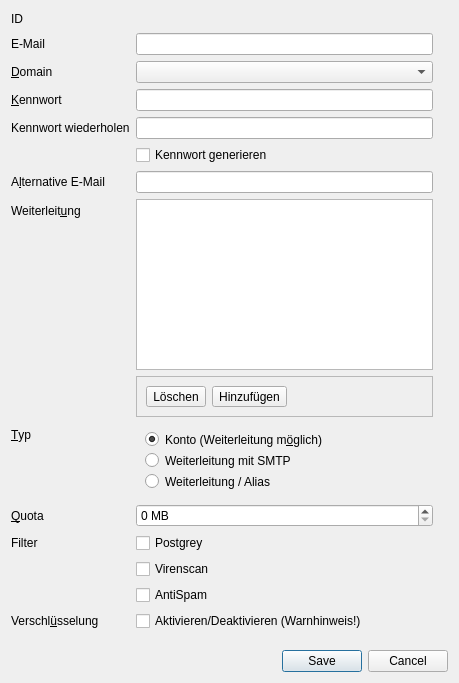
<?xml version="1.0" encoding="UTF-8"?>
<ui version="4.0">
 <class>MailForm</class>
 <widget class="QDialog" name="MailForm">
  <property name="windowModality">
   <enum>Qt::ApplicationModal</enum>
  </property>
  <property name="geometry">
   <rect>
    <x>0</x>
    <y>0</y>
    <width>459</width>
    <height>683</height>
   </rect>
  </property>
  <property name="windowTitle">
   <string>Mail-Kontoeditor</string>
  </property>
  <property name="windowIcon">
   <iconset resource="../res/logos.qrc">
    <normaloff>:/logo/fls_logo_60.png</normaloff>:/logo/fls_logo_60.png</iconset>
  </property>
  <property name="locale">
   <locale language="German" country="Germany"/>
  </property>
  <property name="modal">
   <bool>true</bool>
  </property>
  <layout class="QVBoxLayout" name="verticalLayout_2">
   <item>
    <widget class="QScrollArea" name="scrollArea">
     <property name="frameShape">
      <enum>QFrame::NoFrame</enum>
     </property>
     <property name="frameShadow">
      <enum>QFrame::Plain</enum>
     </property>
     <property name="lineWidth">
      <number>0</number>
     </property>
     <widget class="QWidget" name="scrollAreaWidgetContents">
      <property name="geometry">
       <rect>
        <x>0</x>
        <y>0</y>
        <width>428</width>
        <height>620</height>
       </rect>
      </property>
      <layout class="QFormLayout" name="formLayout_2">
       <property name="leftMargin">
        <number>0</number>
       </property>
       <property name="topMargin">
        <number>0</number>
       </property>
       <property name="rightMargin">
        <number>6</number>
       </property>
       <property name="bottomMargin">
        <number>0</number>
       </property>
       <item row="0" column="0">
        <widget class="QLabel" name="labID">
         <property name="frameShape">
          <enum>QFrame::NoFrame</enum>
         </property>
         <property name="frameShadow">
          <enum>QFrame::Plain</enum>
         </property>
         <property name="text">
          <string>ID</string>
         </property>
         <property name="buddy">
          <cstring>fldID</cstring>
         </property>
        </widget>
       </item>
       <item row="0" column="1">
        <widget class="QLineEdit" name="fldID">
         <property name="enabled">
          <bool>true</bool>
         </property>
         <property name="focusPolicy">
          <enum>Qt::NoFocus</enum>
         </property>
         <property name="styleSheet">
          <string notr="true">background:transparent; border:0</string>
         </property>
         <property name="inputMask">
          <string notr="true"/>
         </property>
         <property name="text">
          <string notr="true"/>
         </property>
         <property name="readOnly">
          <bool>true</bool>
         </property>
        </widget>
       </item>
       <item row="1" column="0">
        <widget class="QLabel" name="labMail">
         <property name="text">
          <string>E-Mail</string>
         </property>
         <property name="buddy">
          <cstring>fldMail</cstring>
         </property>
        </widget>
       </item>
       <item row="1" column="1">
        <widget class="QLineEdit" name="fldMail">
         <property name="whatsThis">
          <string>&lt;html&gt;&lt;head/&gt;&lt;body&gt;&lt;p&gt;Die E-Mail-Adresse vor dem &amp;quot;@&amp;quot;. Die Domain muss separat ausgewählt werden. Zum Beispiel: &lt;span style=&quot; font-weight:600;&quot;&gt;website-team&lt;/span&gt;@fls-wiesbaden.de&lt;/p&gt;&lt;/body&gt;&lt;/html&gt;</string>
         </property>
        </widget>
       </item>
       <item row="2" column="0">
        <widget class="QLabel" name="labDomain">
         <property name="text">
          <string>&amp;Domain</string>
         </property>
         <property name="buddy">
          <cstring>fldDomain</cstring>
         </property>
        </widget>
       </item>
       <item row="2" column="1">
        <widget class="QComboBox" name="fldDomain">
         <property name="whatsThis">
          <string>&lt;html&gt;&lt;head/&gt;&lt;body&gt;&lt;p&gt;Auswahl der Domain - d.h. der Teil hinter &amp;quot;@&amp;quot;. Zum Beispiel: website-team@&lt;span style=&quot; font-weight:600;&quot;&gt;fls-wiesbaden.de&lt;/span&gt;&lt;/p&gt;&lt;/body&gt;&lt;/html&gt;</string>
         </property>
        </widget>
       </item>
       <item row="3" column="0">
        <widget class="QLabel" name="labPw">
         <property name="text">
          <string>&amp;Kennwort</string>
         </property>
         <property name="buddy">
          <cstring>fldPw</cstring>
         </property>
        </widget>
       </item>
       <item row="3" column="1">
        <widget class="QLineEdit" name="fldPw">
         <property name="echoMode">
          <enum>QLineEdit::Password</enum>
         </property>
        </widget>
       </item>
       <item row="4" column="0">
        <widget class="QLabel" name="labPwRepeat">
         <property name="text">
          <string>Kennwort wiederholen</string>
         </property>
         <property name="buddy">
          <cstring>fldPwRepeat</cstring>
         </property>
        </widget>
       </item>
       <item row="4" column="1">
        <widget class="QLineEdit" name="fldPwRepeat">
         <property name="echoMode">
          <enum>QLineEdit::Password</enum>
         </property>
        </widget>
       </item>
       <item row="5" column="1">
        <widget class="QCheckBox" name="fldGenPw">
         <property name="whatsThis">
          <string>&lt;html&gt;&lt;head/&gt;&lt;body&gt;&lt;p&gt;Aktivieren, um ein Kennwort generieren zu lassen. Hierbei wird das generierte Kennwort an die unter &amp;quot;Alternative E-Mail&amp;quot; angegebene Adresse gesendet.&lt;/p&gt;&lt;/body&gt;&lt;/html&gt;</string>
         </property>
         <property name="text">
          <string>Kennwort generieren</string>
         </property>
        </widget>
       </item>
       <item row="6" column="0">
        <widget class="QLabel" name="labAltMail">
         <property name="text">
          <string>A&amp;lternative E-Mail</string>
         </property>
         <property name="buddy">
          <cstring>fldAltMail</cstring>
         </property>
        </widget>
       </item>
       <item row="6" column="1">
        <widget class="QLineEdit" name="fldAltMail">
         <property name="whatsThis">
          <string>&lt;html&gt;&lt;head/&gt;&lt;body&gt;&lt;p&gt;Enthält die E-Mail-Adresse, an die ein Kennwort geschickt werden kann und über welche &amp;quot;Passwort zurücksetzen&amp;quot;-Mails gesendet werden können.&lt;/p&gt;&lt;p&gt;Hinweis: sofern dieser Eintrag als Alias dienen soll, muss hier die E-Mail-Adresse des zugeordneten Kontos angegeben werden!&lt;/p&gt;&lt;/body&gt;&lt;/html&gt;</string>
         </property>
        </widget>
       </item>
       <item row="7" column="0">
        <widget class="QLabel" name="labForward">
         <property name="text">
          <string>Weiterleit&amp;ung</string>
         </property>
         <property name="buddy">
          <cstring>fldForward</cstring>
         </property>
        </widget>
       </item>
       <item row="7" column="1">
        <widget class="QListWidget" name="fldForward">
         <property name="whatsThis">
          <string>&lt;html&gt;&lt;head/&gt;&lt;body&gt;&lt;p&gt;Über diese Feld können die einzelnen Weiterleitungen eingestellt werden. Eine E-Mail die an dieses Konto gesendet wird, wird an alle die in dieser Liste eingetragenen Adressen weitergeleitet. Es besteht kein Limit.&lt;/p&gt;&lt;/body&gt;&lt;/html&gt;</string>
         </property>
         <property name="editTriggers">
          <set>QAbstractItemView::AllEditTriggers</set>
         </property>
         <property name="alternatingRowColors">
          <bool>true</bool>
         </property>
         <property name="selectionMode">
          <enum>QAbstractItemView::ExtendedSelection</enum>
         </property>
         <property name="resizeMode">
          <enum>QListView::Adjust</enum>
         </property>
         <property name="sortingEnabled">
          <bool>true</bool>
         </property>
        </widget>
       </item>
       <item row="8" column="1">
        <widget class="QFrame" name="frame">
         <property name="frameShape">
          <enum>QFrame::StyledPanel</enum>
         </property>
         <property name="frameShadow">
          <enum>QFrame::Raised</enum>
         </property>
         <layout class="QHBoxLayout" name="horizontalLayout">
          <item>
           <widget class="QToolButton" name="butForwardDel">
            <property name="whatsThis">
             <string>&lt;html&gt;&lt;head/&gt;&lt;body&gt;&lt;p&gt;&lt;span style=&quot; font-weight:600;&quot;&gt;Löschen&lt;/span&gt; von Weiterleitungen (Eintrag muss markiert sein!)&lt;/p&gt;&lt;p&gt;Hierbei wird zunächst nur der Eintrag gelöscht. Erst nach dem Speichern und Übernahme der Änderungen, werden die Änderungen tatsächlich übernommen.&lt;/p&gt;&lt;/body&gt;&lt;/html&gt;</string>
            </property>
            <property name="text">
             <string>Löschen</string>
            </property>
            <property name="icon">
             <iconset theme="edit-delete">
              <normaloff>.</normaloff>.</iconset>
            </property>
           </widget>
          </item>
          <item>
           <widget class="QToolButton" name="butForwardAdd">
            <property name="whatsThis">
             <string>&lt;html&gt;&lt;head/&gt;&lt;body&gt;&lt;p&gt;&lt;span style=&quot; font-weight:600;&quot;&gt;Hinzufügen&lt;/span&gt; von Weiterleitungen. Anschließend muss das leere Feld in der Liste per Doppelklick bearbeitet werden.&lt;/p&gt;&lt;p&gt;Erst nach dem Speichern und Übernahme der Änderungen, werden die Änderungen tatsächlich übernommen.&lt;/p&gt;&lt;/body&gt;&lt;/html&gt;</string>
            </property>
            <property name="text">
             <string>Hinzufügen</string>
            </property>
            <property name="icon">
             <iconset theme="list-add">
              <normaloff>.</normaloff>.</iconset>
            </property>
           </widget>
          </item>
          <item>
           <spacer name="horizontalSpacer">
            <property name="orientation">
             <enum>Qt::Horizontal</enum>
            </property>
            <property name="sizeHint" stdset="0">
             <size>
              <width>40</width>
              <height>20</height>
             </size>
            </property>
           </spacer>
          </item>
         </layout>
        </widget>
       </item>
       <item row="9" column="0">
        <widget class="QLabel" name="labType">
         <property name="text">
          <string>&amp;Typ</string>
         </property>
         <property name="buddy">
          <cstring>fldTypeAccount</cstring>
         </property>
        </widget>
       </item>
       <item row="9" column="1">
        <widget class="QGroupBox" name="fldTypeGroup">
         <property name="styleSheet">
          <string notr="true">border:0</string>
         </property>
         <property name="title">
          <string notr="true"/>
         </property>
         <property name="flat">
          <bool>false</bool>
         </property>
         <layout class="QVBoxLayout" name="verticalLayout">
          <item>
           <widget class="QRadioButton" name="fldTypeAccount">
            <property name="whatsThis">
             <string>&lt;html&gt;&lt;head/&gt;&lt;body&gt;&lt;p&gt;Kontotyp. Typ &amp;quot;Konto&amp;quot; bedeutet, der Nutzer kann später die E-Mails per POP3/IMAP herunterladen (sprich: sich auf dem Server anmelden) und auch E-Mails über &amp;quot;SMTP&amp;quot; versenden. Ebenso besteht die Möglichkeit, Filter online einzurichten (oder bei einem unterstützten Programm) und E-Mails direkt weiterleiten zu lassen (wenn man bspw. nur SMTP nutzen möchte).&lt;/p&gt;&lt;/body&gt;&lt;/html&gt;</string>
            </property>
            <property name="text">
             <string>Konto (Weiterleitung m&amp;öglich)</string>
            </property>
            <property name="checked">
             <bool>true</bool>
            </property>
           </widget>
          </item>
          <item>
           <widget class="QRadioButton" name="fldTypeFwdSmtp">
            <property name="whatsThis">
             <string>&lt;html&gt;&lt;head/&gt;&lt;body&gt;&lt;p&gt;Kontotyp. Typ &amp;quot;Weiterleitung mit SMTP&amp;quot; bedeutet, dem Nutzer werden später jegliche E-Mail an die Weiterleitungsadressen weitergeleitet. Es werden keine E-Mails auf dem Server gespeichert. Zusätzlich hat der Nutzer die Möglichkeit, per SMTP E-Mails zu versenden. Es besteht nicht die Möglichkeit, Filter einzurichten.&lt;/p&gt;&lt;/body&gt;&lt;/html&gt;</string>
            </property>
            <property name="text">
             <string>Weiterleitung mit SMTP</string>
            </property>
           </widget>
          </item>
          <item>
           <widget class="QRadioButton" name="fldTypeForward">
            <property name="whatsThis">
             <string>&lt;html&gt;&lt;head/&gt;&lt;body&gt;&lt;p&gt;Kontotyp. Typ &amp;quot;Weiterleitung&amp;quot; bedeutet, dass alle eingehenden E-Mails direkt weitergeleitet werden. Der Nutzer kann sich nicht auf dem Server anmelden. Ebenso kann er nicht mit dieser E-Mail-Adresse E-Mails versenden. &lt;br/&gt;Typ &amp;quot;Weiterleitung&amp;quot; kann auch bedeuten, dass es sich um ein Alias für eine andere hier gepflegte E-Mail-Adresse handelt. Diese Adresse muss dann als &amp;quot;Alternative E-Mail&amp;quot; gepflegt sein! Dann kann auch von dieser Adresse aus gesendet werden (mit den Zugangsdaten des zugeordneten Kontos).&lt;/p&gt;&lt;/body&gt;&lt;/html&gt;</string>
            </property>
            <property name="text">
             <string>Weiterleitung / Alias</string>
            </property>
           </widget>
          </item>
         </layout>
        </widget>
       </item>
       <item row="10" column="0">
        <widget class="QLabel" name="labQuota">
         <property name="text">
          <string>&amp;Quota</string>
         </property>
         <property name="buddy">
          <cstring>fldQuota</cstring>
         </property>
        </widget>
       </item>
       <item row="10" column="1">
        <widget class="QSpinBox" name="fldQuota">
         <property name="whatsThis">
          <string>&lt;html&gt;&lt;head/&gt;&lt;body&gt;&lt;p&gt;Es ist möglich, eine Limitierung des verfügbaren Speichers pro Konto zu setzen. Die Funktion kann muss global durch den Systemadministrator aktiviert sein, damit die Einstellung greift. Das Limit kann individuell je Nutzer eingestellt werden. Für reine Weiterleitungskonten ist die Einstellung irrelevant. Der Wert &quot;0 MB&quot; deaktiviert das Limit.&lt;/p&gt;&lt;/body&gt;&lt;/html&gt;</string>
         </property>
         <property name="suffix">
          <string notr="true"> MB</string>
         </property>
         <property name="minimum">
          <number>0</number>
         </property>
         <property name="maximum">
          <number>102400</number>
         </property>
         <property name="value">
          <number>0</number>
         </property>
        </widget>
       </item>
       <item row="11" column="1">
        <widget class="QCheckBox" name="fldPostgrey">
         <property name="whatsThis">
          <string>&lt;html&gt;&lt;head/&gt;&lt;body&gt;&lt;p&gt;Der Postgrey-Filter versucht Spam dadurch zu vermeiden, indem es standardmäßig E-Mails von unbekannte E-Mail-Servern temporär ablehnt. Dies geschieht dreimal. Das System basiert auf der Annahme, dass Spamer sich aufgrund der Masse nicht die Mühe machen, E-Mails unter Einhaltung bestimmter Regeln erneut zuzustellen. Nicht alle E-Mail-Server (auch von größeren Anbietern) halten sich an die Regeln und geben sofort auf. Mit dieser Option erfolgt die Zustellung für den Nutzer nur &lt;span style=&quot; text-decoration: underline;&quot;&gt;nach Bestehen der &lt;/span&gt;&lt;span style=&quot; text-decoration: underline;&quot;&gt;Tests der Regeln&lt;/span&gt;. Dadurch kann es vermehrt auch zu unerwünschten Ablehnung von E-Mails kommen. Der Systemadministrator hat jedoch die Möglichkeit &lt;span style=&quot; text-decoration: underline;&quot;&gt;bestimmte E-Mail-Server von den Regeln auszunehmen&lt;/span&gt;.&lt;/p&gt;&lt;/body&gt;&lt;/html&gt;</string>
         </property>
         <property name="text">
          <string>Postgrey</string>
         </property>
        </widget>
       </item>
       <item row="14" column="0">
        <widget class="QLabel" name="labEnc">
         <property name="text">
          <string>Verschl&amp;üsselung</string>
         </property>
         <property name="buddy">
          <cstring>fldEncryption</cstring>
         </property>
        </widget>
       </item>
       <item row="14" column="1">
        <widget class="QCheckBox" name="fldEncryption">
         <property name="whatsThis">
          <string>&lt;html&gt;&lt;head/&gt;&lt;body&gt;&lt;p&gt;Mit dieser Einstellung kann die Verschlüsselung der E-Mails aktiviert werden. Das Aktivieren geht nur in Verbindung mit der Eingabe eines Kennwortes. Damit werden automatische alle aktuellen und zukünftigen E-Mails verschlüsselt. Hierfür wird im Hintergrund automatisch ein Zertifikatspaar erstellt. Sobald das Kennwort vergessen wurde sind alle E-Mails verloren. Auch das Deaktivieren wird derzeit nicht unterstützt.&lt;/p&gt;&lt;p&gt;&lt;span style=&quot; font-weight:600; color:#ff0000;&quot;&gt;Experimentell! Das Neusetzen des Kennwortes zerstört alle E-Mails. Ebenso das Deaktivieren der Verschlüsselung!&lt;/span&gt;&lt;/p&gt;&lt;/body&gt;&lt;/html&gt;</string>
         </property>
         <property name="text">
          <string>Aktivieren/Deaktivieren (Warnhinweis!)</string>
         </property>
        </widget>
       </item>
       <item row="12" column="1">
        <widget class="QCheckBox" name="fldVirus">
         <property name="whatsThis">
          <string>&lt;html&gt;&lt;head/&gt;&lt;body&gt;&lt;p&gt;Standardmäßig erfolgt das Scannen jeglicher E-Mails nach &lt;a href=&quot;https://de.wikipedia.org/wiki/Computervirus&quot;&gt;&lt;span style=&quot; text-decoration: underline; color:#2980b9;&quot;&gt;Viren&lt;/span&gt;&lt;/a&gt; und &lt;a href=&quot;https://de.wikipedia.org/wiki/Schadprogramm&quot;&gt;&lt;span style=&quot; text-decoration: underline; color:#2980b9;&quot;&gt;Malware&lt;/span&gt;&lt;/a&gt;. Sofern einzelne Nutzer jedoch aus bestimmten Gründen (Datenschutz, Privatsphäre) kein Scan möchten, kann dies hier deaktiviert werden. &lt;/p&gt;&lt;/body&gt;&lt;/html&gt;</string>
         </property>
         <property name="text">
          <string>Virenscan</string>
         </property>
        </widget>
       </item>
       <item row="13" column="1">
        <widget class="QCheckBox" name="fldSpam">
         <property name="whatsThis">
          <string>&lt;html&gt;&lt;head/&gt;&lt;body&gt;&lt;p&gt;Mit dieser Option kann der Spamfilter für das Konto aktiviert bzw. deaktiviert werden. Für die Spamfilterung werden diverse Faktoren berücksichtigt (Header, Inhalt). Da die Spamfilter nicht 100% korrekt filtern können, kann es auch dazu führen, dass korrekte E-Mails als Spam erkannt werden. Auch hier gilt: wenn der Benutzer keine Filterung wünscht, kann diese hier deaktiviert werden.&lt;/p&gt;&lt;/body&gt;&lt;/html&gt;</string>
         </property>
         <property name="text">
          <string>AntiSpam</string>
         </property>
        </widget>
       </item>
       <item row="11" column="0">
        <widget class="QLabel" name="labFilter">
         <property name="text">
          <string>Filter</string>
         </property>
        </widget>
       </item>
      </layout>
     </widget>
    </widget>
   </item>
   <item>
    <widget class="QDialogButtonBox" name="buttonBox">
     <property name="orientation">
      <enum>Qt::Horizontal</enum>
     </property>
     <property name="standardButtons">
      <set>QDialogButtonBox::Cancel|QDialogButtonBox::Save</set>
     </property>
    </widget>
   </item>
  </layout>
 </widget>
 <tabstops>
  <tabstop>scrollArea</tabstop>
  <tabstop>fldMail</tabstop>
  <tabstop>fldDomain</tabstop>
  <tabstop>fldPw</tabstop>
  <tabstop>fldPwRepeat</tabstop>
  <tabstop>fldGenPw</tabstop>
  <tabstop>fldAltMail</tabstop>
  <tabstop>fldForward</tabstop>
  <tabstop>butForwardDel</tabstop>
  <tabstop>butForwardAdd</tabstop>
  <tabstop>fldTypeAccount</tabstop>
  <tabstop>fldTypeFwdSmtp</tabstop>
  <tabstop>fldTypeForward</tabstop>
  <tabstop>fldQuota</tabstop>
  <tabstop>fldPostgrey</tabstop>
  <tabstop>fldEncryption</tabstop>
 </tabstops>
 <resources>
  <include location="../res/logos.qrc"/>
 </resources>
 <connections/>
</ui>
